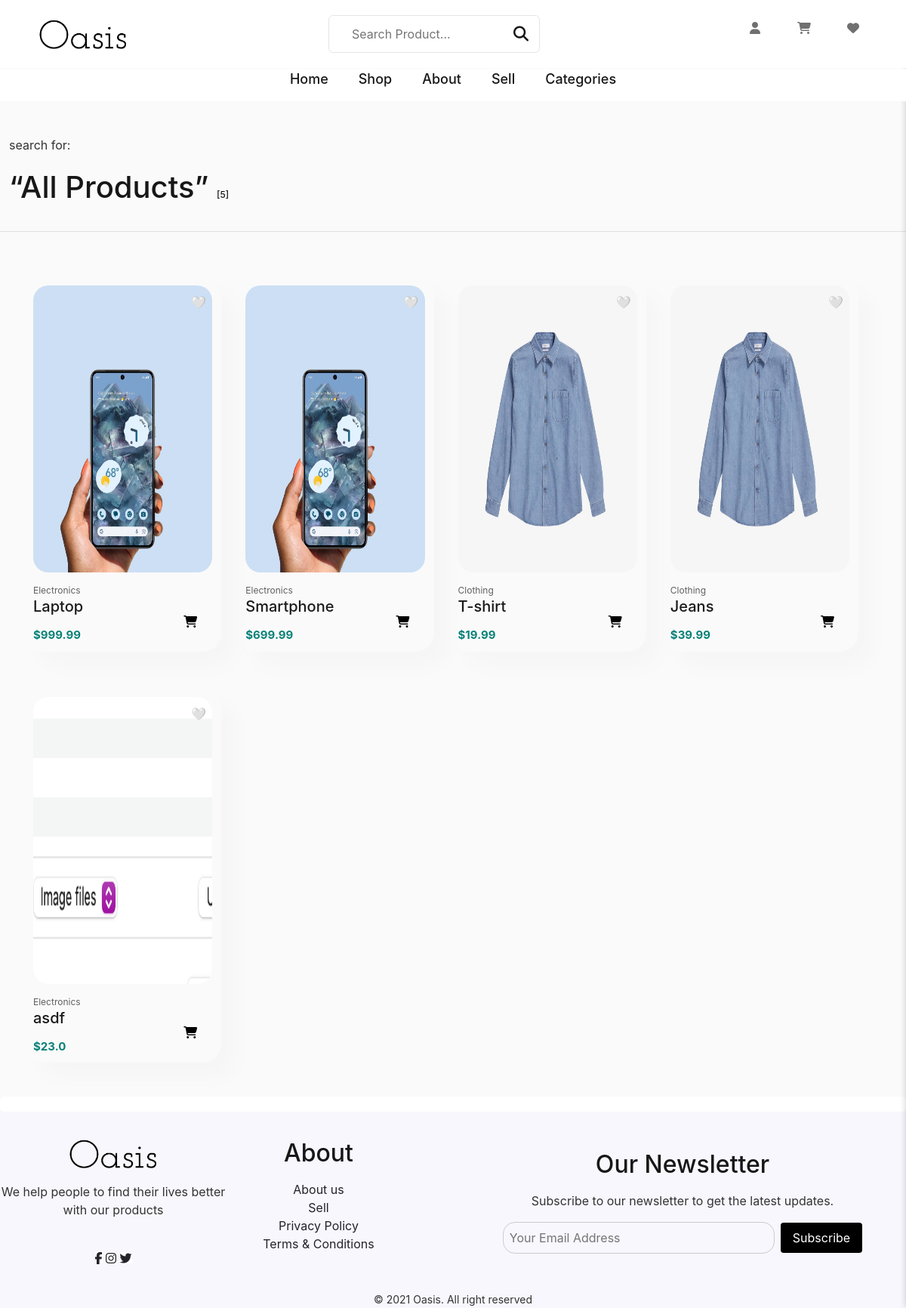
/products, run on an earlier commit of the app's database.
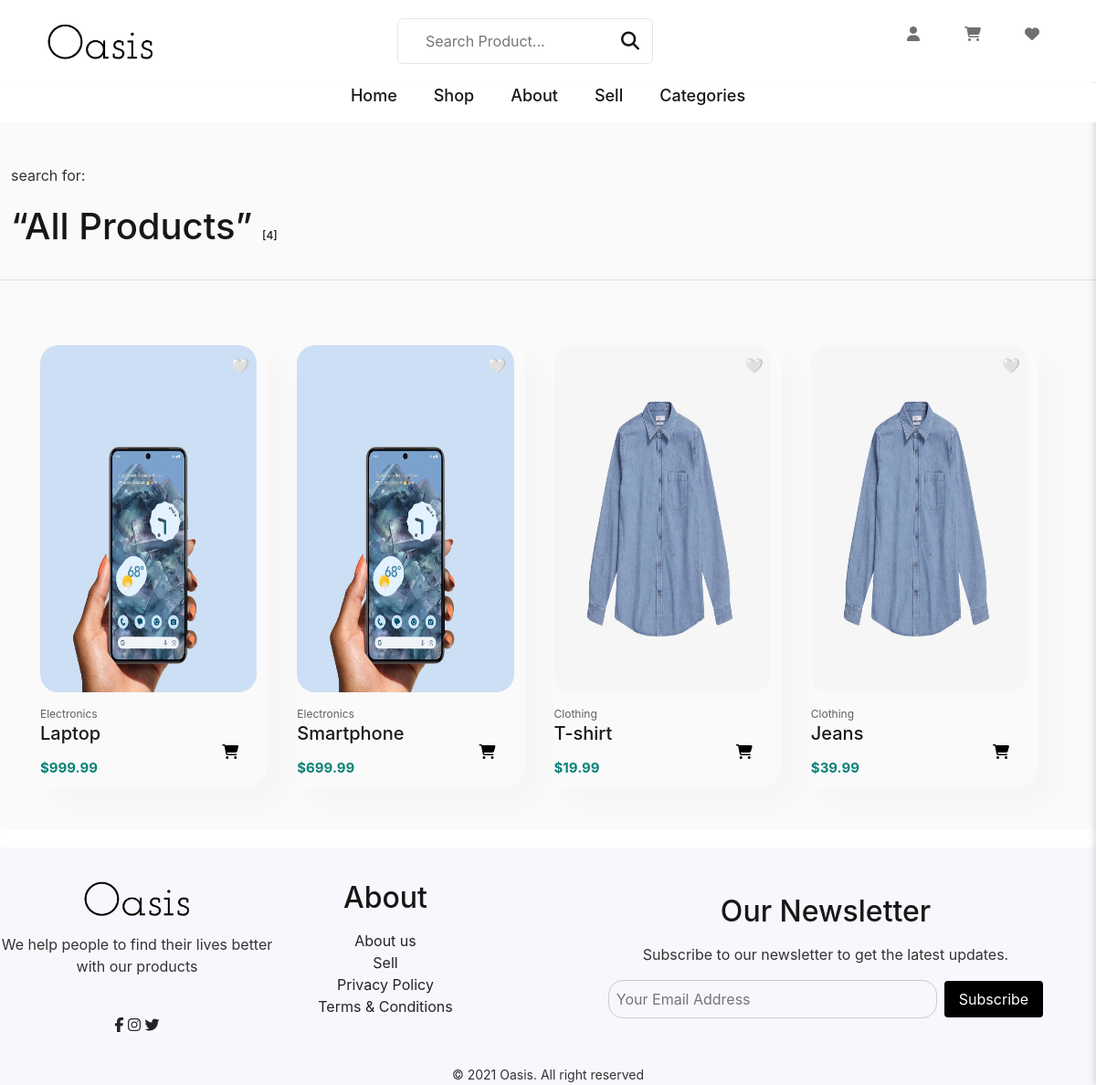
And on a later commit of the database.
### app/models.py (models this page shows, shortened)
class Product(db.Model):
    id = db.Column(db.Integer, primary_key=True)
    user_id = db.Column(db.Integer, db.ForeignKey('my_user.id'))
    category_id = db.Column(db.Integer, db.ForeignKey('category.id'))
    quantity = db.Column(db.Integer)
    name = db.Column(db.String(128))
    price = db.Column(db.Float)
    short_description = db.Column(db.Text)
    full_description = db.Column(db.Text)
    image_url = db.Column(db.String(256))
    seller = db.relationship('MyUser', backref='products', lazy='select')

class Category(db.Model):
    id = db.Column(db.Integer, primary_key=True)
    name = db.Column(db.String(64), index=True, unique=True)
    description = db.Column(db.Text)
    products = db.relationship('Product', backref='category', lazy='dynamic')

### app/routes.py (the view)
@app.route("/products")
@app.route("/products/<category_name>")
def products(category_name=None):
    page = request.args.get('page', 1, type=int)
    if category_name:
        category = Category.query.filter_by(name=category_name).first()
        if category:
            all_products = Product.query.filter_by(category_id=category.id).paginate(page=page, per_page=10)
        else:
            all_products = None
            flash('No such category found.', 'warning')
    else:
        all_products = Product.query.paginate(page=page, per_page=10)
    return render_template('products.html', title='Products' if not category_name else category_name, products=all_products)

### app/routes.py (called while the page is built)
@app.context_processor
def inject_categories():
    categories = Category.query.all()
    return dict(categories=categories)

### app/templates/products.html (shortened to what this page needs)
{% extends "layout.html" %}
{% block content %}
<section id="product-description">
    {% if products.items %}
    <div class="flex-container">
        <div class="header-wrapper" style="padding-top: 20px;">
            <div class="searchterm" data-auto-id="plp-header-bar-search-container">
                {% if search_query %}
                <div>search for:</div>
                <h1 class="gl-vspace heading___3g-L_ heading--search" style="margin-top: 20px;">
                    “{{ search_query }}” <span class="count___11uU6 gl-body--s" data-auto-id="plp-header-bar-products-count" style="font-size: 12px;">{{ products.total }}</span>
                </h1>
                {% else %}
                <div>search for:</div>
                <h1 class="gl-vspace heading___3g-L_ heading--search" style="margin-top: 20px;">
                    “All Products” <span class="count___11uU6 gl-body--s" data-auto-id="plp-header-bar-products-count" style="font-size: 12px;">[{{ products.total }}]</span>
                </h1>
                {% endif %}
            </div>
        </div>
        <div class="blank-div"></div>
    </div>
    {% endif %}
</section>
<hr>
<section id="product-description">
    <div class="multicard">
        {% if products.items %}
        {% for product in products.items %}
        <div class="product-card" onclick="redirectToProductDetails('{{ product.id }}')">
            <img src="{{ product.image_url }}" alt="{{ product.name }}" style="height: 380px;">
            <div class="product-info">
                <span class="product-brand">{{ product.category.name }}</span>
                <div class="product-name">
                    <h5>{{ product.name }}</h5>
                </div>
                <div class="price">${{ product.price }}</div>
            </div>
            <div class="item-card" data-product-id="{{ product.id }}"
                data-user-id="{{ current_user.id if current_user.is_authenticated else 'none' }}">
                <button class="heart-button">🤍</button>
            </div>
            <button class="add-button"><i class="fa fa-shopping-cart"></i></button>
        </div>
        {% endfor %}
        {% else %}
        <p>No products found matching your search.</p>
        {% endif %}
    </div>
</section>
<section id="pagination" class="pagination">
</section>
{% endblock %}

### app/templates/layout.html (shortened to what this page needs)
<!DOCTYPE html>
<html>
<head>
  <link rel="stylesheet" href="https://maxcdn.bootstrapcdn.com/bootstrap/4.0.0/css/bootstrap.min.css"
>
  <link rel="stylesheet" href="https://cdnjs.cloudflare.com/ajax/libs/font-awesome/6.5.1/css/all.min.css"
 />
  <link rel="stylesheet" type="text/css" href="../static/css/main.css">
</head>
<body>
  <header class="header" data-header>
    <div class="container">
      <a href="{{url_for('home')}}" class="logo">
        <img src="../static/img/logo.png" alt="Oasis logo" width="130" height="11">
      </a>
      <div class="header-search" id="searchForm">
        <form action="{{ url_for('search') }}" method="POST">
          <input type="text" name="search" placeholder="Search Product..." class="input-field">
          <button class="search-btn" aria-label="Search" type="submit">
            <i class='fa fa-search'></i>
          </button>
        </form>
      </div>
      <div class="header-actions" id = "nav-btns">
        <button class="header-action-btn dropdown">
          <p class="header-action-label"><i class="fa-solid fa-user"></i></p>
        </button>
        <button class="header-action-btn" data-toggle="modal" data-target="#cartModal" id="cartButton">
          <p class="header-action-label"><i class="fa-solid fa-cart-shopping"></i></p>
        </button>
        <button class="header-action-btn" id="wishlistButton">
          <p class="header-action-label"><i class="fa-solid fa-heart"></i></p>
        </button>
      </div>
      <nav class="navbar" data-navbar>
        <ul class="navbar-list">
          <li>
            <a href="{{url_for('home')}}" class="navbar-link">Home</a>
          </li>
          <li>
            <a href="{{url_for('products')}}" class="navbar-link">Shop</a>
          </li>
          <li>
            <a href="{{url_for('about')}}" class="navbar-link">About</a>
          </li>
          <li>
            {% if current_user.is_authenticated%}
            <a href="{{url_for('sell')}}" class="navbar-link">Sell</a>
            {%else%}
            <a href="{{url_for('login')}}" class="navbar-link">Sell</a>
            {%endif%}
          </li>
          <li class="dropdown">
            <a href="#" class="navbar-link">Categories</a>
        </ul>
      </nav>
    </div>
  </header>
  <main role="main" class="main-container">
    {%block content%}{%endblock%}
  </main>
  <div class="footer">
    <div class="footer_container grid">
      <div class="footer_content">
        <a href="{{url_for('home')}}" class="footer_logo"><img src="../static/img/logo1.png" alt="Oasis logo"
            width="130" height="45"></a>
        <p class="footer_description">We help people to find their lives better <br> with our products</p>
        <div>
          <a href="#" class="footer_social-link">
            <i class="fab fa-facebook-f"></i>
          </a>
          <a href="#" class="footer_social-link">
            <i class="fab fa-instagram"></i>
          </a>
          <a href="#" class="footer_social-link">
            <i class="fab fa-twitter"></i>
          </a>
        </div>
      </div>
      <div class="footer_content">
        <h3 class="footer_title">About</h3>
        <ul class="footer_link">
          <li><a href="{{url_for('about')}}" class="footer_link">About us</a></li>
          <li><a href="{{url_for('sell')}}" class="footer_link">Sell</a></li>
          <li><a href="#" class="footer_link">Privacy Policy</a></li>
          <li><a href="#" class="footer_link">Terms & Conditions</a></li>
        </ul>
      </div>
      <div class="footer_content">
        <h3 class="footer_title">Our Newsletter</h3>
        <p>Subscribe to our newsletter to get the latest updates.</p>
        <form action="#" method="POST" class="footer_newsletter-form">
          <input type="email" placeholder="Your Email Address" required>
          <button type="submit">Subscribe</button>
        </form>
      </div>
    </div>
    <span class="footer_copy">&#169; 2021 Oasis. All right reserved</span>
  </div>
</body>
</html>

What changed in the data, as far as the page shows it:
removed Product: image_url (picture), category.name "Electronics", name "asdf", price "23.0"
Also different on the page:
{{ products.total }}: "5" → "4"
